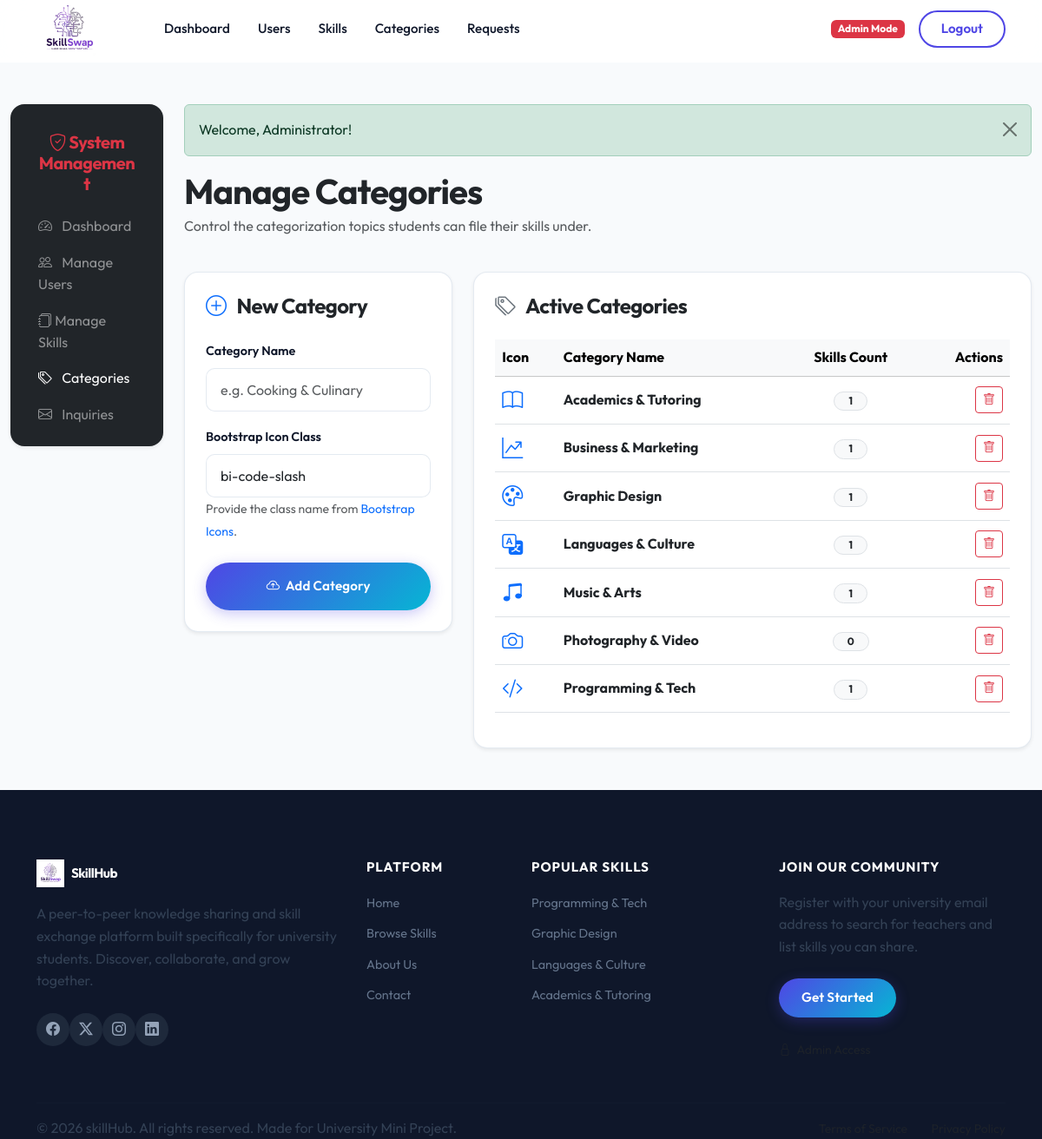
The app's page /admin/categories.php (signed in) with its own data.
### tables this page shows
CREATE TABLE IF NOT EXISTS `categories` (
  `id` INT AUTO_INCREMENT PRIMARY KEY,
  `name` VARCHAR(50) NOT NULL UNIQUE,
  `icon` VARCHAR(50) DEFAULT 'bi-code-slash'
);

### admin/categories.php (the view, shortened to what this page needs)
<?php
require_once '../includes/db.php';
require_once '../includes/auth.php';
$categories = [];
try {
    $categories = $pdo->query("SELECT c.*,
                                      (SELECT COUNT(*) FROM skills WHERE category_id = c.id) as skill_count
                               FROM categories c
                               ORDER BY c.name ASC")->fetchAll();
} catch (PDOException $e) {
}
require_once '../includes/header.php';
require_once '../includes/navbar.php';
?>
<div class="container-fluid my-5">
    <div class="row">
        <div class="col-lg-2 mb-4">
            <div class="card card-premium p-3 bg-dark text-white border-0 shadow-sm">
                <div class="card-header bg-transparent border-0 text-center py-3">
                    <h5 class="fw-bold mb-0 text-danger"><i class="bi bi-shield-check"></i> System Management</h5>
                </div>
                <div class="list-group list-group-flush bg-transparent">
                    <a href="dashboard.php" class="list-group-item list-group-item-action bg-transparent text-white-50 border-0 py-2"><i class="bi bi-speedometer2 me-2"></i> Dashboard</a>
                    <a href="users.php" class="list-group-item list-group-item-action bg-transparent text-white-50 border-0 py-2"><i class="bi bi-people me-2"></i> Manage Users</a>
                    <a href="skills.php" class="list-group-item list-group-item-action bg-transparent text-white-50 border-0 py-2"><i class="bi bi-journals"></i> Manage Skills</a>
                    <a href="categories.php" class="list-group-item list-group-item-action bg-transparent text-white border-0 py-2 active"><i class="bi bi-tags me-2"></i> Categories</a>
                    <a href="requests.php" class="list-group-item list-group-item-action bg-transparent text-white-50 border-0 py-2"><i class="bi bi-envelope me-2"></i> Inquiries</a>
                </div>
            </div>
        </div>
        <div class="col-lg-10">
            <div class="row mb-4">
                <div class="col-12">
                    <h1 class="fw-bold text-dark mb-1">Manage Categories</h1>
                    <p class="text-muted">Control the categorization topics students can file their skills under.</p>
                </div>
            </div>
            <div class="row g-4">
                <div class="col-md-4">
                    <div class="card card-premium bg-white p-4 shadow-sm">
                        <h4 class="fw-bold mb-4 text-dark"><i class="bi bi-plus-circle text-primary me-2"></i> New Category</h4>
                        <form action="categories.php" method="POST">
                            <div class="mb-3">
                                <label for="name" class="form-label form-label-premium">Category Name</label>
                                <input type="text" name="name" id="name" class="form-control form-control-premium" placeholder="e.g. Cooking & Culinary" required>
                            </div>
                            <div class="mb-3">
                                <label for="icon" class="form-label form-label-premium">Bootstrap Icon Class</label>
                                <input type="text" name="icon" id="icon" class="form-control form-control-premium" placeholder="e.g. bi-egg-fried" value="bi-code-slash">
                                <small class="text-muted small">Provide the class name from <a href="https://icons.getbootstrap.com/" target="_blank" class="text-decoration-none">Bootstrap Icons</a>.</small>
                            </div>
                            <button type="submit" class="btn btn-premium w-100 py-3 mt-2">
                                <i class="bi bi-cloud-arrow-up me-1"></i> Add Category
                            </button>
                        </form>
                    </div>
                </div>
                <div class="col-md-8">
                    <div class="card card-premium bg-white shadow-sm p-4 h-100">
                        <h4 class="fw-bold mb-4 text-dark"><i class="bi bi-tags text-secondary me-2"></i> Active Categories</h4>
                        <?php if (empty($categories)): ?>
                            <p class="text-muted small py-4">No categories configured in the database.</p>
                        <?php else: ?>
                            <div class="table-responsive">
                                <table class="table table-hover align-middle">
                                    <thead class="table-light">
                                        <tr>
                                            <th>Icon</th>
                                            <th>Category Name</th>
                                            <th class="text-center">Skills Count</th>
                                            <th class="text-end">Actions</th>
                                        </tr>
                                    </thead>
                                    <tbody>
                                        <?php foreach ($categories as $cat): ?>
                                            <tr>
                                                <td class="fs-4 text-primary">
                                                    <i class="bi <?php echo htmlspecialchars($cat['icon']); ?>"></i>
                                                </td>
                                                <td class="fw-bold text-dark"><?php echo htmlspecialchars($cat['name']); ?></td>
                                                <td class="text-center">
                                                    <span class="badge bg-light text-dark border rounded-pill px-3"><?php echo $cat['skill_count']; ?></span>
                                                </td>
                                                <td class="text-end">
                                                    <form action="categories.php" method="POST" class="d-inline">
                                                        <button type="submit" class="btn btn-sm btn-outline-danger btn-confirm-delete" data-confirm-message="Are you sure you want to delete this category? Deleting a category will cascade delete all listed skills and requests registered under it!" title="Delete Category"><i class="bi bi-trash"></i></button>
                                                    </form>
                                                </td>
                                            </tr>
                                        <?php endforeach; ?>
                                    </tbody>
                                </table>
                            </div>
                        <?php endif; ?>
                    </div>
                </div>
            </div>
        </div>
    </div>
</div>
<?php require_once '../includes/footer.php'; ?>

### assets/css/style.css (style rules this page uses)
:root { --primary: #4f46e5; --primary-dark: #3730a3; --primary-glow: rgba(79, 70, 229, 0.18); --secondary: #6271a4; --accent: #06b6d4; --success: #22c55e; --warning: #f59e0b; --text-dark: #0f172a; --text-body: #334155; --text-muted: #64748b; --text-light: #94a3b8; --bg-light: #f8fafc; --bg-white: #ffffff; --border-color: rgba(226, 232, 240, 0.9); --glass-bg: rgba(255, 255, 255, 0.88); --glass-border: rgba(255, 255, 255, 0.45); --gradient-primary: linear-gradient(135deg, #4f46e5 0%, #06b6d4 100%); --gradient-secondary: linear-gradient(135deg, #0284c7 0%, #4f46e5 100%); --gradient-soft: linear-gradient(135deg, rgba(79, 70, 229, 0.05) 0%, rgba(6, 182, 212, 0.05) 100%); --gradient-hero: linear-gradient(145deg, #eef2ff 0%, #f0fdff 50%, #e0f2fe 100%); --gradient-cta: linear-gradient(135deg, #1e3a8a 0%, #4f46e5 50%, #0284c7 100%); --shadow-xs: 0 1px 3px rgba(0, 0, 0, 0.05); --shadow-sm: 0 4px 12px rgba(79, 70, 229, 0.08); --shadow-md: 0 10px 28px rgba(79, 70, 229, 0.14); --shadow-lg: 0 20px 48px rgba(79, 70, 229, 0.18); --radius-sm: 10px; --radius-md: 16px; --radius-lg: 24px; --radius-xl: 32px; --navbar-h: 72px; --transition: 0.3s cubic-bezier(0.16, 1, 0.3, 1); }
*, *::before, *::after { box-sizing: border-box; margin: 0; padding: 0; }
html { scroll-behavior: smooth; }
body { font-family: 'Outfit', sans-serif; background-color: var(--bg-light); color: var(--text-body); min-height: 100vh; display: flex; flex-direction: column; overflow-x: hidden; line-height: 1.6; padding-top: var(--navbar-h); }
h1, h2, h3, h4, h5, h6 { font-weight: 700; letter-spacing: -0.025em; color: var(--text-dark); line-height: 1.2; }
p { color: var(--text-body); }
a { text-decoration: none; }
.nav-link-custom, .btn-premium { align-self: center; }
.btn-premium { background: var(--gradient-primary); color: #fff !important; border: none; font-weight: 600; font-size: 0.95rem; padding: 11px 26px; border-radius: 50px; box-shadow: 0 4px 16px rgba(79, 70, 229, 0.3); transition: all var(--transition); letter-spacing: 0.01em; }
.form-control-premium { border-radius: var(--radius-sm); padding: 12px 16px; border: 1px solid var(--border-color); background-color: #fff; transition: all 0.2s ease; font-family: 'Outfit', sans-serif; }
.form-label-premium { font-weight: 600; margin-bottom: 8px; font-size: 0.9rem; color: var(--text-dark); }
.card-premium { background: white; border: 1px solid var(--border-color); border-radius: var(--radius-md); box-shadow: var(--shadow-xs); transition: all var(--transition); overflow: hidden; }

### records on screen
categories: name "Academics & Tutoring", skill_count "1"
categories: name "Business & Marketing", skill_count "1"
categories: name "Graphic Design", skill_count "1"
categories: name "Languages & Culture", skill_count "1"
categories: name "Music & Arts", skill_count "1"
categories: name "Photography & Video", skill_count "0"
categories: name "Programming & Tech", skill_count "1"

### other values on screen
$msg['text'] "Welcome, Administrator!"
